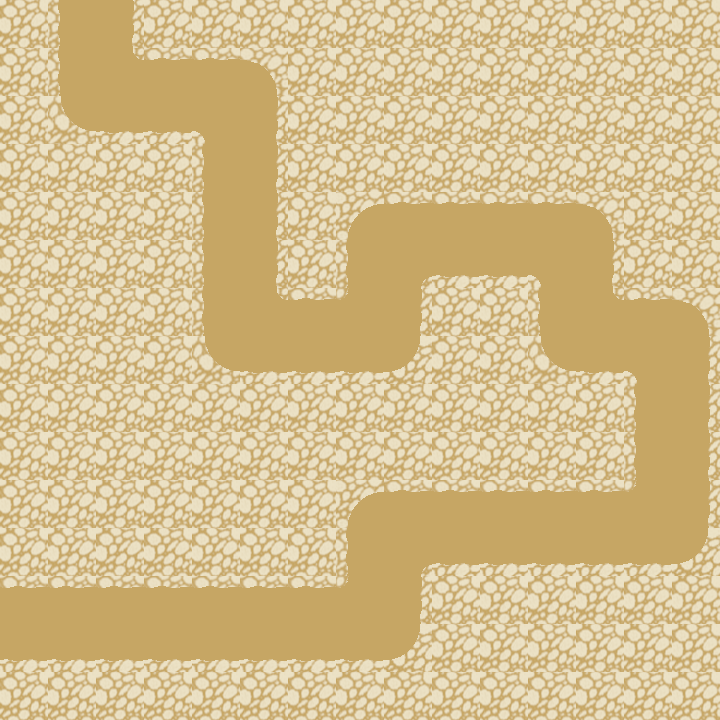

Below is a game level as drawn by its tile map, then a one-line description and the .tmx file that defines it, in full:
An orthogonal 15x15 tile map with 48x48 px tiles, 1 tile layer (tilemap) and 1 object.

<map version="1.10" tiledversion="1.11.0" orientation="orthogonal" renderorder="right-down" width="15" height="15" tilewidth="48" tileheight="48" infinite="0" nextlayerid="4" nextobjectid="3">
 <tileset firstgid="1" source="TD tileset.tsx" />
 <objectgroup id="2" name="waypoints">
  <object id="1" x="0" y="0">
   <polyline points="97.29,-0.2354 96.966,98.118 238.987,96.9007 240.33,336.478 384.028,336.083 384.178,241.21 574.865,240.054 575.252,334.833 671.353,337.933 671.928,527.416 385.278,525.493 384.558,625.385 -59.2385,623.619" />
  </object>
 </objectgroup>
 <layer id="1" name="tilemap" width="15" height="15">
  <data encoding="csv">
7,8,6,7,7,7,7,7,7,7,7,7,7,7,7,
7,8,11,12,12,5,7,7,7,7,7,7,7,7,7,
7,9,2,2,3,6,7,7,7,7,7,7,7,7,7,
7,7,7,7,8,6,7,7,7,7,7,7,7,7,7,
7,7,7,7,8,6,7,4,12,12,12,12,5,7,7,
7,7,7,7,8,6,7,8,1,2,2,3,6,7,7,
7,7,7,7,8,11,12,13,6,7,7,8,11,12,5,
7,7,7,7,9,2,2,2,10,7,7,9,2,3,6,
7,7,7,7,7,7,7,7,7,7,7,7,7,8,6,
7,7,7,7,7,7,7,7,7,7,7,7,7,8,6,
7,7,7,7,7,7,7,4,12,12,12,12,12,13,6,
7,7,7,7,7,7,7,8,1,2,2,2,2,2,10,
12,12,12,12,12,12,12,13,6,7,7,7,7,7,7,
2,2,2,2,2,2,2,2,10,7,7,7,7,7,7,
7,7,7,7,7,7,7,7,7,7,7,7,7,7,7
</data>
 </layer>
</map>
